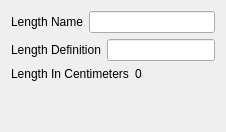
     <widget class="QWidget" name="tab_7">
      <attribute name="icon">
       <iconset resource="icon/resources.qrc">
        <normaloff>:/images/tabwidget/length.png</normaloff>:/images/tabwidget/length.png</iconset>
      </attribute>
      <attribute name="title">
       <string/>
      </attribute>
      <layout class="QVBoxLayout" name="verticalLayout_14">
       <item>
        <layout class="QHBoxLayout" name="horizontalLayout_18">
         <item>
          <widget class="QLabel" name="label_14">
           <property name="text">
            <string>Length Name</string>
           </property>
          </widget>
         </item>
         <item>
          <widget class="QLineEdit" name="lineEdit_2"/>
         </item>
        </layout>
       </item>
       <item>
        <layout class="QHBoxLayout" name="horizontalLayout_19">
         <item>
          <widget class="QLabel" name="label_15">
           <property name="text">
            <string>Length Definition</string>
           </property>
          </widget>
         </item>
         <item>
          <widget class="QLineEdit" name="lineEdit_3"/>
         </item>
        </layout>
       </item>
       <item>
        <layout class="QHBoxLayout" name="horizontalLayout_20">
         <item>
          <widget class="QLabel" name="label_16">
           <property name="text">
            <string>Length In Centimeters</string>
           </property>
          </widget>
         </item>
         <item>
          <widget class="QLabel" name="label_17">
           <property name="text">
            <string>0</string>
           </property>
          </widget>
         </item>
        </layout>
       </item>
       <item>
        <spacer name="verticalSpacer_5">
         <property name="orientation">
          <enum>Qt::Vertical</enum>
         </property>
         <property name="sizeHint" stdset="0">
          <size>
           <width>20</width>
           <height>40</height>
          </size>
         </property>
        </spacer>
       </item>
      </layout>
     </widget>
